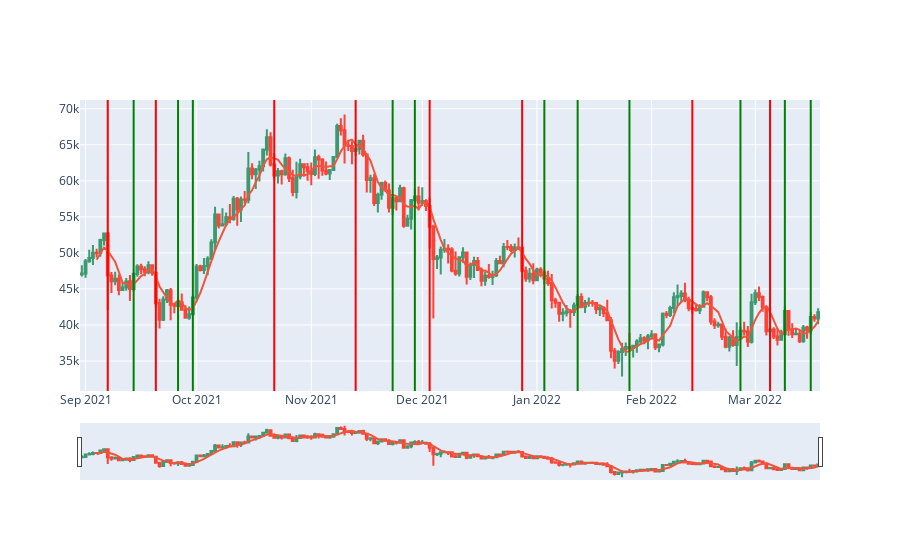
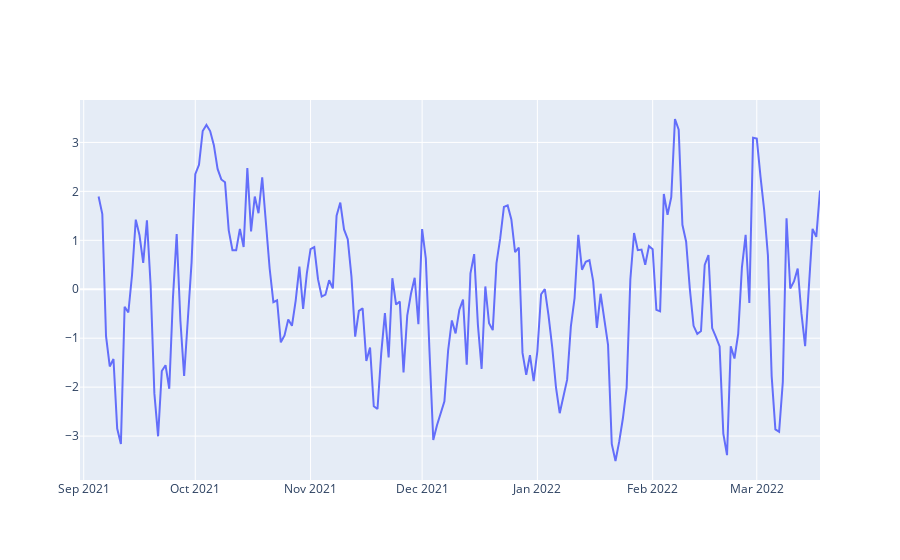

The cell these charts' notebook holds for them, in order:
### Code cell
fig = go.Figure(data=[go.Candlestick(x=df['date'],
                open=df['open'],
                high=df['high'],
                low=df['low'],
                close=df['close'])])

fig.add_trace(
    go.Scatter(
        x=df['date'],
        y=df['SMA']
    ))

fig1 = go.Figure(go.Scatter(
        x=df['date'],
        y=df['SMAslope']
    ))

# rsi = go.Figure(go.Scatter(
#         x=df['date'],
#         y=df['RSI']
#     ))
for i in range(0, len(df)):
    if df.iloc[i]['up_reversal']:
        fig.add_vline(df.iloc[i]['date'],line_color="green")
    if df.iloc[i]['down_reversal']:
        fig.add_vline(df.iloc[i]['date'],line_color="red")


    # candle = df.iloc[i]
    # if candle['down_reversal']:
    #     window = df.rolling(window=3)

    #     # Use the max function to get the maximum value in the window
    #     aboba = window['high'].max()
    #     for imbalance in down_imbalances:
    #         if candle['date']>imbalance[2] and imbalance[0]<aboba[i]<imbalance[1]:
    #             print(imbalance[0],aboba[i],imbalance[1],candle['date'],imbalance[2])
    #             fig.add_vline(candle['date'])

# for imbalance in up_imbalances:
#     fig.add_trace(go.Scatter(x=[imbalance[2]], y=[imbalance[0]]))
# for imbalance in down_imbalances:
#     fig.add_trace(go.Scatter(x=[imbalance[2]], y=[imbalance[0]]))

fig.update_layout(showlegend=False)
fig.show()
fig1.update_layout(showlegend=False)
fig1.show()

# rsi.update_layout(showlegend=False)
# rsi.show()

### Figure 1 — Plotly figure (JSON) as saved in the notebook; plotly's stock layout.template omitted (floating-point values rounded to 4 significant figures; data arrays with more than 128 entries replaced by an {"elided": "..."} marker saying what was removed)
{"data": [{"close": {"elided": "200 float values"}, "high": {"elided": "200 float values"}, "low": {"elided": "200 float values"}, "open": {"elided": "200 float values"}, "type": "candlestick", "x": {"elided": "200 str values"}}, {"type": "scatter", "x": {"elided": "200 str values"}, "y": {"elided": "200 float values"}}], "layout": {"shapes": [{"line": {"color": "red"}, "type": "line", "x0": "2021-09-07T00:00:00", "x1": "2021-09-07T00:00:00", "xref": "x", "y0": 0, "y1": 1, "yref": "y domain"}, {"line": {"color": "green"}, "type": "line", "x0": "2021-09-14T00:00:00", "x1": "2021-09-14T00:00:00", "xref": "x", "y0": 0, "y1": 1, "yref": "y domain"}, {"line": {"color": "red"}, "type": "line", "x0": "2021-09-20T00:00:00", "x1": "2021-09-20T00:00:00", "xref": "x", "y0": 0, "y1": 1, "yref": "y domain"}, {"line": {"color": "green"}, "type": "line", "x0": "2021-09-26T00:00:00", "x1": "2021-09-26T00:00:00", "xref": "x", "y0": 0, "y1": 1, "yref": "y domain"}, {"line": {"color": "green"}, "type": "line", "x0": "2021-09-30T00:00:00", "x1": "2021-09-30T00:00:00", "xref": "x", "y0": 0, "y1": 1, "yref": "y domain"}, {"line": {"color": "red"}, "type": "line", "x0": "2021-10-22T00:00:00", "x1": "2021-10-22T00:00:00", "xref": "x", "y0": 0, "y1": 1, "yref": "y domain"}, {"line": {"color": "red"}, "type": "line", "x0": "2021-11-13T00:00:00", "x1": "2021-11-13T00:00:00", "xref": "x", "y0": 0, "y1": 1, "yref": "y domain"}, {"line": {"color": "green"}, "type": "line", "x0": "2021-11-23T00:00:00", "x1": "2021-11-23T00:00:00", "xref": "x", "y0": 0, "y1": 1, "yref": "y domain"}, {"line": {"color": "green"}, "type": "line", "x0": "2021-11-29T00:00:00", "x1": "2021-11-29T00:00:00", "xref": "x", "y0": 0, "y1": 1, "yref": "y domain"}, {"line": {"color": "red"}, "type": "line", "x0": "2021-12-03T00:00:00", "x1": "2021-12-03T00:00:00", "xref": "x", "y0": 0, "y1": 1, "yref": "y domain"}, {"line": {"color": "red"}, "type": "line", "x0": "2021-12-28T00:00:00", "x1": "2021-12-28T00:00:00", "xref": "x", "y0": 0, "y1": 1, "yref": "y domain"}, {"line": {"color": "green"}, "type": "line", "x0": "2022-01-03T00:00:00", "x1": "2022-01-03T00:00:00", "xref": "x", "y0": 0, "y1": 1, "yref": "y domain"}, {"line": {"color": "green"}, "type": "line", "x0": "2022-01-12T00:00:00", "x1": "2022-01-12T00:00:00", "xref": "x", "y0": 0, "y1": 1, "yref": "y domain"}, {"line": {"color": "green"}, "type": "line", "x0": "2022-01-26T00:00:00", "x1": "2022-01-26T00:00:00", "xref": "x", "y0": 0, "y1": 1, "yref": "y domain"}, {"line": {"color": "red"}, "type": "line", "x0": "2022-02-12T00:00:00", "x1": "2022-02-12T00:00:00", "xref": "x", "y0": 0, "y1": 1, "yref": "y domain"}, {"line": {"color": "green"}, "type": "line", "x0": "2022-02-25T00:00:00", "x1": "2022-02-25T00:00:00", "xref": "x", "y0": 0, "y1": 1, "yref": "y domain"}, {"line": {"color": "red"}, "type": "line", "x0": "2022-03-05T00:00:00", "x1": "2022-03-05T00:00:00", "xref": "x", "y0": 0, "y1": 1, "yref": "y domain"}, {"line": {"color": "green"}, "type": "line", "x0": "2022-03-09T00:00:00", "x1": "2022-03-09T00:00:00", "xref": "x", "y0": 0, "y1": 1, "yref": "y domain"}, {"line": {"color": "green"}, "type": "line", "x0": "2022-03-16T00:00:00", "x1": "2022-03-16T00:00:00", "xref": "x", "y0": 0, "y1": 1, "yref": "y domain"}], "showlegend": false}}

### Figure 2 — Plotly figure (JSON) as saved in the notebook; plotly's stock layout.template omitted (floating-point values rounded to 4 significant figures; data arrays with more than 128 entries replaced by an {"elided": "..."} marker saying what was removed)
{"data": [{"type": "scatter", "x": {"elided": "200 str values"}, "y": {"elided": "200 float values"}}], "layout": {"showlegend": false}}
